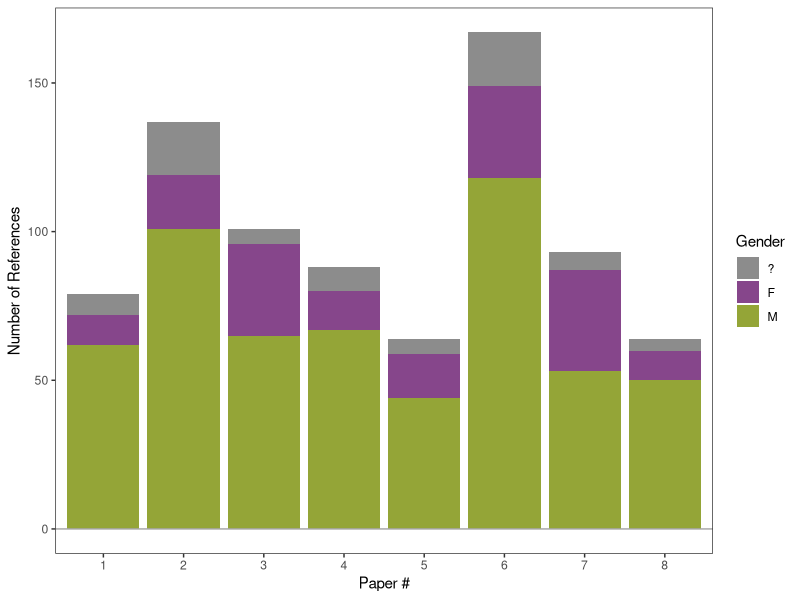

Write the R code that produced this figure. (Note: this script raises an error after producing the figure.)
## CitationGenderAnalysis.R

# where to save the results
setwd("C:/Users/Sam/Dropbox/Work/Outreach & Press/Twitter/")

require(ggplot2)
require(reshape2)
require(magrittr)

# data
df <- data.frame(names=c("HRMET", "YieldGWsoil", "MAGI", "UHI-ET", "UHI-GSL", "AgroStream", "USDroughtYield", "Platte"),
                 n = c(1, 2, 6, 5, 3, 8, 4, 7),
                 year = c(2014, 2015, 2017, 2017, 2016, 2018, 2016, 2017),
                 refs_M = c(62, 101, 118, 44, 65, 50, 67, 53),
                 refs_F = c(10, 18, 31, 15, 31, 10, 13, 34),
                 refs_X = c(7, 18, 18, 5, 5, 4, 8, 6),
                 refs_me = c(0, 1, 5, 2, 1, 4, 2, 4))

df.time <- data.frame(interval = factor(c("<2008", "2008-2012", "2013-2017")),
                      refs_M = c(78, 66, 106),
                      refs_F = c(18, 24, 48))
df.time$refs_M_prc = df.time$refs_M/(df.time$refs_M+df.time$refs_F)
df.time$refs_F_prc = df.time$refs_F/(df.time$refs_M+df.time$refs_F)

# add some new columns
df$refs_n = df$refs_M + df$refs_F + df$refs_X
df$refs_M_prc = (df$refs_M-df$refs_me)/(df$refs_n - df$refs_X - df$refs_me)
df$refs_F_prc = df$refs_F/(df$refs_n - df$refs_X - df$refs_me)

## stats
mean(df$refs_M_prc)
sum(df$refs_n)
sum(df$refs_n) - sum(df$refs_X)

# colors
col.F <- "#86468B"
col.M <- "#94A537"

# make plots: all refs, bar-plot
df.plot <- 
  df %>% 
  subset(select=c("n", "refs_M", "refs_F", "refs_X")) %>% 
  melt(id="n")
df.plot$variable <- factor(df.plot$variable, levels=c("refs_X", "refs_F", "refs_M"), labels=c("?", "F", "M"))

ggplot(df.plot, aes(x=factor(n), y=value, fill=variable)) +
  geom_bar(stat="identity") +
  geom_hline(yintercept=0, color="gray65") +
  scale_x_discrete(name="Paper #") +
  scale_y_continuous(name="Number of References") +
  scale_fill_manual(name="Gender", values=c("grey55", col.F, col.M)) +
  theme_bw() +
  theme(panel.grid=element_blank()) +
  ggsave("CitationGenderAnalysis_nRefs.png", width=6, height=3, units="in")

# plot: proportion of references
df.prc <-
  df %>% 
  subset(select=c("n", "year", "names", "refs_M_prc", "refs_F_prc")) %>% 
  melt(id=c("n", "year", "names"))
df.prc$variable <- factor(df.prc$variable, levels=c("refs_F_prc", "refs_M_prc"), labels=c("F", "M"))

ggplot(df.prc, aes(x=factor(n), y=value, fill=variable)) +
  geom_bar(stat="identity") +
  geom_hline(yintercept=0, color="gray65") +
  scale_x_discrete(name="Paper #") +
  scale_y_continuous(name="Percent of References", labels=scales::percent, expand=c(0,0)) +
  scale_fill_manual(name="Gender", values=c(col.F, col.M)) +
  theme_bw() +
  theme(panel.grid=element_blank()) +
  ggsave("CitationGenderAnalysis_prcRefs.png", width=6, height=3, units="in")


ggplot(df.prc, aes(x=year, y=value, color=variable)) +
  geom_point() +
  stat_smooth(method="lm", se=F) +
  scale_x_continuous(name="Year") +
  scale_y_continuous(name="Percent of References", labels=scales::percent,
                     limits=c(0,1), expand=c(0,0)) +
  scale_color_manual(name="Gender", values=c(col.F, col.M)) +
  theme_bw() +
  theme(panel.grid=element_blank()) +
  ggsave("CitationGenderAnalysis_prcRefsYear.png", width=6, height=3, units="in")

summary(lm(value ~ year, subset(df.prc, variable=="M")))
summary(lm(value ~ year, subset(df.prc, variable=="F")))

## plot: different time windows
df.time.prc <- 
  df.time %>% 
  subset(select=c("interval", "refs_M_prc", "refs_F_prc")) %>% 
  melt(id=c("interval"))
df.time.prc$variable <- factor(df.time.prc$variable, levels=c("refs_F_prc", "refs_M_prc"), labels=c("F", "M"))

ggplot(df.time.prc, aes(x=interval, y=value, fill=variable)) +
  geom_bar(stat="identity") +
  geom_hline(yintercept=0, color="gray65") +
  scale_x_discrete(name="Reference Publication Year") +
  scale_y_continuous(name="Percent by Gender", labels=scales::percent, expand=c(0,0)) +
  scale_fill_manual(name="Gender", values=c(col.F, col.M)) +
  theme_bw() +
  theme(panel.grid=element_blank()) +
  ggsave("CitationGenderAnalysis_prcRefsPubYear.png", width=6, height=3, units="in")
